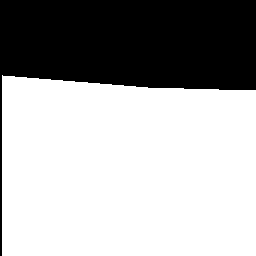
#> input picture img/Peritoneal2/0.png, 256 x 256 px, found by its file name
$ python show_photo.py
#> lines starting #> are read from the running program, lines starting #| are printed output that depends on the picture; after the words box and inside, x2 and y2 are one past the last pixel; in counts of white or black regions, pixels touching at a corner belong together
import cv2
import matplotlib.pyplot as plt

img = cv2.imread(r'D:\TONG\PycharmProjects\Unet-US\data\membrane\train\label\0.png')
#> img is the input picture: shape (256, 256, 3); 66.4% white; 1 black region, box (x1, y1, x2, y2) and area: (0, 0, 256, 256) 22018
# R = img[:, :, 2]
# cv2.imshow("img", img)
# cv2.waitKey(0)

plt.imshow(img)
plt.show()

plt.hist(img.ravel(), 256, [0, 256])
plt.show()
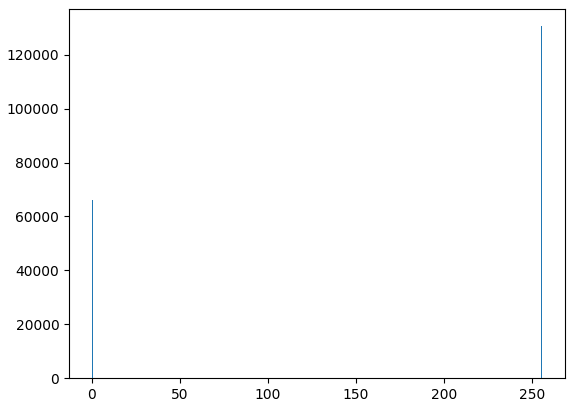
#> figure drawn by matplotlib, 1 panel; tallest bar 130554 high, from x = 255 to 256
